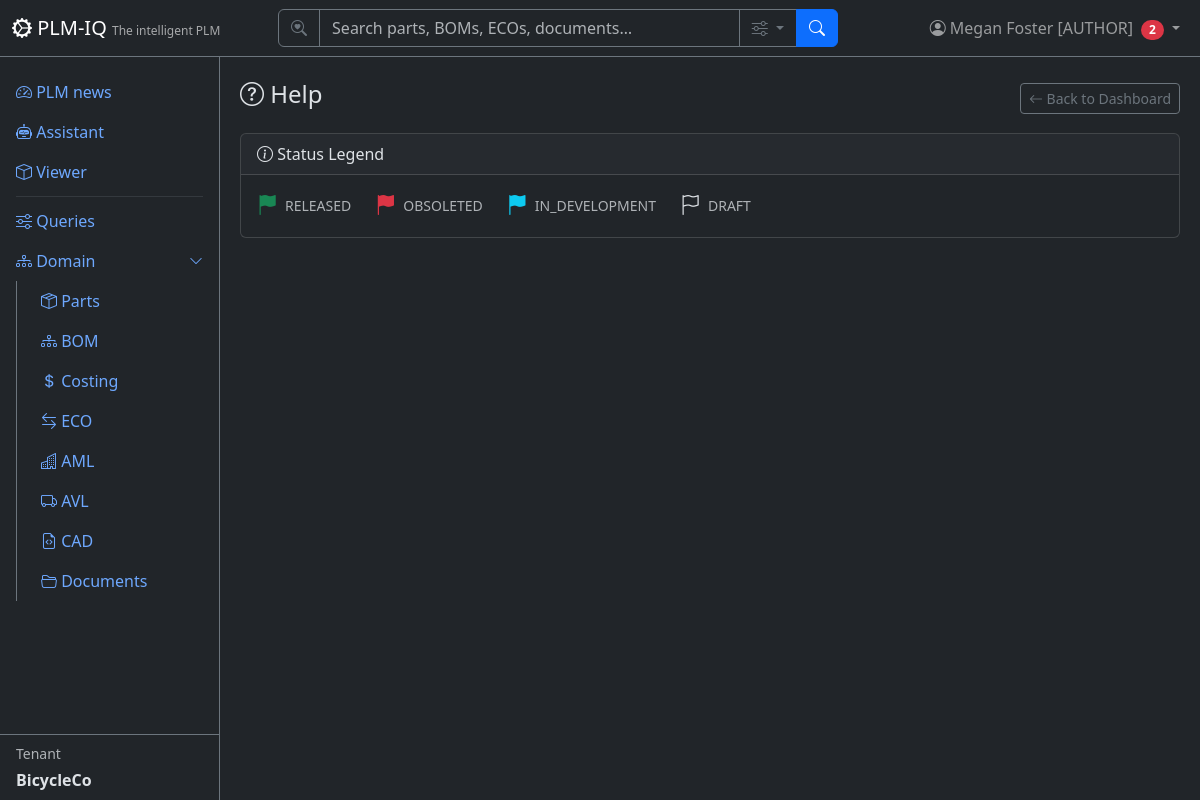
The page /help (signed in) on the database its author committed.
### app/models/tenant_user.py (models this page shows)
class User(Base):
    __tablename__ = "users"
    user_id = Column("user_id", Integer, primary_key=True, autoincrement=True)
    username = Column("username", String, unique=True, nullable=True)
    full_name = Column("full_name", String, nullable=False)
    email = Column("email", String, unique=True, nullable=False)
    email_verified = Column("email_verified", Boolean, nullable=False, default=False)
    password_hash = Column("password_hash", String, nullable=False, default="")
    tenant_id = Column("tenant_id", Integer, ForeignKey("tenants.tenant_id"), nullable=False, default=1)
    tenant_key = Column("tenant_key", String, nullable=False)
    is_active = Column("is_active", Boolean, default=True)
    created_date = Column("created_date", String)
    role = Column("role", String, nullable=False, default="reader")
    node_id = Column("node_id", Integer, ForeignKey("plmiq_node.node_id"))
    node = relationship("GraphNode", foreign_keys=[node_id])
    tenant = relationship("Tenant", back_populates="users")
    favorites = relationship("Favorite", back_populates="user")

class Tenant(Base):
    __tablename__ = "tenants"
    tenant_id = Column("tenant_id", Integer, primary_key=True, autoincrement=True)
    tenant_name = Column("tenant_name", String, unique=True, nullable=False)
    tenant_key = Column("tenant_key", String, unique=True, nullable=False)
    tenant_secret = Column("tenant_secret", String, nullable=False, default="")
    subdomain = Column("subdomain", String, unique=True, nullable=True)
    description = Column("description", String)
    created_date = Column("created_date", String)
    role = Column("role", String, default="reader")
    is_active = Column("is_active", Boolean, default=True)
    git_username = Column("git_username", String, nullable=True)          # per-tenant Gitea user (owner of its repos)
    git_secret_enc = Column("git_secret_enc", String, nullable=True)      # Fernet-encrypted Gitea password/token
    git_cad_repo = Column("git_cad_repo", String, nullable=True)          # tenant's private CAD repo
    git_docs_repo = Column("git_docs_repo", String, nullable=True)        # tenant's private docs repo
    git_provisioned = Column("git_provisioned", Boolean, default=False)   # idempotent provisioning flag
    node_id = Column("node_id", Integer, ForeignKey("plmiq_node.node_id"))
    node = relationship("GraphNode", foreign_keys=[node_id])
    users = relationship("User", back_populates="tenant")
    parts = relationship("Part", back_populates="tenant")
    favorites = relationship("Favorite", back_populates="tenant")

### app/routers/dashboard.py (the view)
@router.get("/help", response_class=HTMLResponse, include_in_schema=False)
def help_page(request: Request, db: TenantScopedSession = Depends(get_tenant_db)):
    user = require_user(request, db)
    ctx = auth_context(request, db)
    return HTMLResponse(content=render(
        "help.html",
        **ctx,
    ))

### app/templates/help.html (shortened to what this page needs)
{% extends "base.html" %}
{% block content %}
<div class="d-flex justify-content-between align-items-center mb-3">
    <h4><i class="bi bi-question-circle"></i> Help</h4>
    <a href="/" class="btn btn-sm btn-outline-secondary">
        <i class="bi bi-arrow-left"></i> Back to Dashboard
    </a>
</div>
<div class="card">
    <div class="card-header">
        <i class="bi bi-info-circle"></i> Status Legend
    </div>
    <div class="card-body">
        <div class="d-flex flex-wrap gap-4 align-items-center">
            <div class="d-flex align-items-center gap-2">
                <i class="bi bi-flag-fill text-success fs-5"></i>
                <span class="text-muted small">RELEASED</span>
            </div>
            <div class="d-flex align-items-center gap-2">
                <i class="bi bi-flag-fill text-danger fs-5"></i>
                <span class="text-muted small">OBSOLETED</span>
            </div>
            <div class="d-flex align-items-center gap-2">
                <i class="bi bi-flag-fill text-info fs-5"></i>
                <span class="text-muted small">IN_DEVELOPMENT</span>
            </div>
            <div class="d-flex align-items-center gap-2">
                <i class="bi bi-flag fs-5"></i>
                <span class="text-muted small">DRAFT</span>
            </div>
        </div>
    </div>
</div>
{% endblock %}

### app/templates/base.html (shortened to what this page needs)
<!DOCTYPE html>
<html lang="en" data-bs-theme="dark">
<head>
    <link href="https://cdn.jsdelivr.net/npm/bootstrap@5.3.3/dist/css/bootstrap.min.css" rel="stylesheet">
    <link href="https://cdn.jsdelivr.net/npm/bootstrap-icons@1.11.3/font/bootstrap-icons.css" rel="stylesheet">
</head>
<body>
    <nav class="navbar navbar-expand-md navbar-dark bg-dark fixed-top border-bottom border-secondary">
        <div class="container-fluid">
            <a class="navbar-brand" href="/">
                <i class="bi bi-gear-wide-connected"></i> PLM-IQ
                <small class="d-none d-md-inline">The intelligent PLM</small>
            </a>
            <div class="collapse navbar-collapse" id="navMenu">
                {% if current_user %}
                <form class="d-flex mx-auto my-2 my-md-0" role="search" action="/search" method="get" style="width: 100%; max-width: 560px;">
                    <div class="input-group">
                        <span class="input-group-text bg-dark border-secondary text-secondary"><i class="bi bi-search-heart"></i></span>
                        <input type="search" name="q" class="form-control bg-dark text-light border-secondary" placeholder="Search parts, BOMs, ECOs, documents…" aria-label="Search">
                        <button class="btn btn-outline-secondary dropdown-toggle" type="button" data-bs-toggle="dropdown" data-bs-auto-close="outside" title="Search options">
                            <i class="bi bi-sliders"></i>
                        </button>
                        <button class="btn btn-primary" type="submit"><i class="bi bi-search"></i></button>
                    </div>
                </form>
                {% endif %}
                <ul class="navbar-nav ms-auto align-items-center">
                    {% if current_user %}
                    <li class="nav-item dropdown">
                        <a class="nav-link dropdown-toggle position-relative" href="#" role="button" data-bs-toggle="dropdown" aria-label="Profile Menu" title="Profile Menu">
                            <i class="bi bi-person-circle"></i>
                            <span class="d-none d-md-inline">{{ current_user.full_name }} [{{ current_user.role|upper if current_user.role else 'SUPERUSER' }}]</span>
                            {% if unread_count|default(0) > 0 %}<span class="badge bg-danger rounded-pill ms-1">{{ unread_count }}</span>{% endif %}
                        </a>
                    </li>
                    {% else %}
                    <li class="nav-item">
                        <a class="nav-link" href="/login"><i class="bi bi-box-arrow-in-right"></i> Sign In</a>
                    </li>
                    {% endif %}
                </ul>
            </div>
        </div>
    </nav>
    <div class="sidebar bg-dark border-end border-secondary pt-3">
        <ul class="nav nav-pills flex-column flex-grow-1 overflow-auto">
            <li class="nav-item">
                <a class="nav-link" href="/"><i class="bi bi-speedometer2"></i> PLM news</a>
            </li>
            <li class="nav-item">
                <a class="nav-link" href="/assistant"><i class="bi bi-robot"></i> Assistant</a>
            </li>
            <li class="nav-item">
                <a class="nav-link" href="/apsviewer"><i class="bi bi-box"></i> Viewer</a>
            </li>
            <li class="nav-item">
                <hr class="nav-divider my-1 mx-3 border-secondary">
            </li>
            <li class="nav-item">
                <a class="nav-link" href="/queries"><i class="bi bi-sliders"></i> Queries</a>
            </li>
            <li class="nav-item">
                <a class="nav-link d-flex justify-content-between align-items-center" data-bs-toggle="collapse" href="#domainSubmenu" role="button" aria-expanded="true">
                    <span><i class="bi bi-diagram-3"></i> Domain</span>
                    <i class="bi bi-chevron-down small"></i>
                </a>
                <div class="collapse show" id="domainSubmenu">
                    <ul class="nav nav-pills flex-column ms-3 border-start border-secondary ps-2">
                        <li class="nav-item">
                            <a class="nav-link" href="/parts"><i class="bi bi-box-seam"></i> Parts</a>
                        </li>
                        <li class="nav-item">
                            <a class="nav-link" href="/bom"><i class="bi bi-diagram-3"></i> BOM</a>
                        </li>
                        <li class="nav-item">
                            <a class="nav-link" href="/costing"><i class="bi bi-currency-dollar"></i> Costing</a>
                        </li>
                        <li class="nav-item">
                            <a class="nav-link" href="/eco"><i class="bi bi-arrow-left-right"></i> ECO</a>
                        </li>
                        <li class="nav-item">
                            <a class="nav-link" href="/aml"><i class="bi bi-buildings"></i> AML</a>
                        </li>
                        <li class="nav-item">
                            <a class="nav-link" href="/avl"><i class="bi bi-truck"></i> AVL</a>
                        </li>
                        <li class="nav-item">
                            <a class="nav-link" href="/cad"><i class="bi bi-file-earmark-code"></i> CAD</a>
                        </li>
                        <li class="nav-item">
                            <a class="nav-link" href="/documents"><i class="bi bi-folder2-open"></i> Documents</a>
                        </li>
                    </ul>
                </div>
            </li>
        </ul>
        {% if current_tenant %}
        <div class="px-3 py-2 border-top border-secondary mt-auto">
            <div class="small text-muted mb-1">Tenant</div>
            <div class="fw-bold">{{ current_tenant.tenant_name }}</div>
        </div>
        {% endif %}
    </div>
    <div class="main-content">
        {% block content %}{% endblock %}
    </div>
</body>
</html>

### app/templates/base.html (style rules this page uses)
body { padding-top: 60px; }
.sidebar { position: fixed; top: 56px; bottom: 0; left: 0; width: 220px; overflow-y: auto; display: flex; flex-direction: column; }
.main-content { margin-left: 220px; padding: 20px; }
.navbar-brand small { font-size: 0.75rem; opacity: 0.6; }

### rows shown on the page
User: full_name "Megan Foster", role "AUTHOR"
Tenant: tenant_name "BicycleCo"

### other values the page prints
{{ unread_count }} "2"
